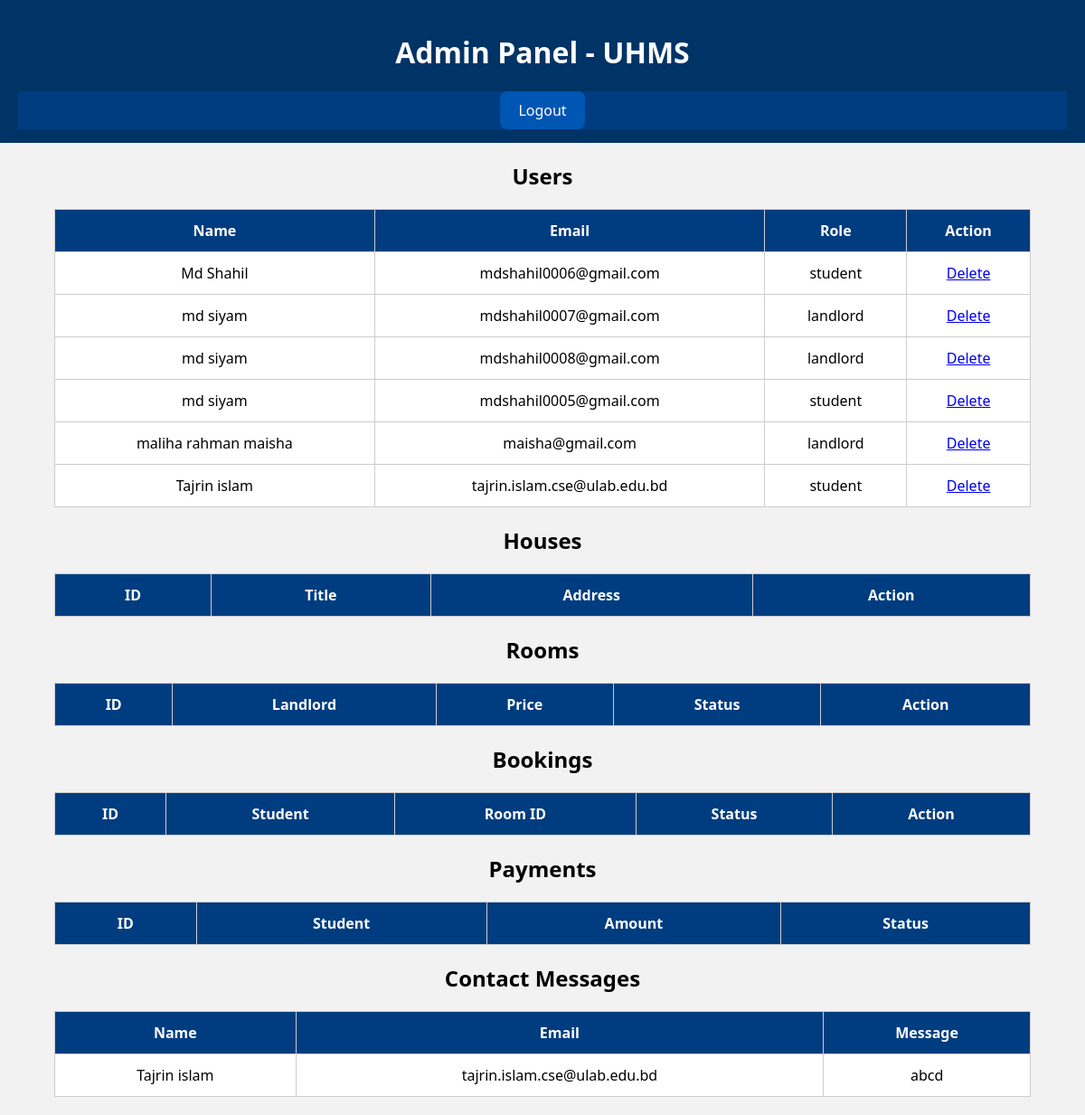
The app's page /admin_panel.php (signed in) with its own data.
### tables this page shows
CREATE TABLE `users` (
  `id` int(11) NOT NULL,
  `name` varchar(100) NOT NULL,
  `email` varchar(100) NOT NULL,
  `password` varchar(255) NOT NULL,
  `role` enum('admin','landlord','student') NOT NULL,
  `created_at` timestamp NOT NULL DEFAULT current_timestamp()
);

CREATE TABLE `contact_messages` (
  `id` int(11) NOT NULL,
  `name` varchar(255) NOT NULL,
  `email` varchar(255) NOT NULL,
  `message` text NOT NULL,
  `created_at` timestamp NOT NULL DEFAULT current_timestamp()
);

### admin_panel.php (the view, shortened to what this page needs)
<?php
require_once 'db.php';
$users = $conn->query("SELECT * FROM users WHERE role != 'admin'");
$contacts = $conn->query("SELECT * FROM contact_messages");
?>
<!DOCTYPE html>
<html lang="en">
<head>
    <link rel="stylesheet" href="common.css">
    <link rel="stylesheet" href="admin.css">
</head>
<body>
<header>
    <h1>Admin Panel - UHMS</h1>
    <nav>
        <ul><li><a href="logout.php" class="btn">Logout</a></li></ul>
    </nav>
</header>
<section>
    <h2>Users</h2>
    <table>
        <tr><th>Name</th><th>Email</th><th>Role</th><th>Action</th></tr>
        <?php while ($row = $users->fetch_assoc()): ?>
            <tr>
                <td><?= htmlspecialchars($row['name']) ?></td>
                <td><?= htmlspecialchars($row['email']) ?></td>
                <td><?= htmlspecialchars($row['role']) ?></td>
                <td>
                    <a href="delete_user.php?id=<?= $row['id'] ?>" class="delete-btn" data-type="user">Delete</a>
                </td>
            </tr>
        <?php endwhile; ?>
    </table>
    <h2>Houses</h2>
    <table>
        <tr><th>ID</th><th>Title</th><th>Address</th><th>Action</th></tr>
    </table>
    <h2>Rooms</h2>
    <table>
        <tr><th>ID</th><th>Landlord</th><th>Price</th><th>Status</th><th>Action</th></tr>
    </table>
    <h2>Bookings</h2>
    <table>
        <tr><th>ID</th><th>Student</th><th>Room ID</th><th>Status</th><th>Action</th></tr>
    </table>
    <h2>Payments</h2>
    <table>
        <tr><th>ID</th><th>Student</th><th>Amount</th><th>Status</th></tr>
    </table>
    <h2>Contact Messages</h2>
    <table>
        <tr><th>Name</th><th>Email</th><th>Message</th></tr>
        <?php while ($row = $contacts->fetch_assoc()): ?>
            <tr>
                <td><?= htmlspecialchars($row['name']) ?></td>
                <td><?= htmlspecialchars($row['email']) ?></td>
                <td><?= htmlspecialchars($row['message']) ?></td>
            </tr>
        <?php endwhile; ?>
    </table>
</section>
</body>
</html>

### common.css (style rules this page uses)
body { font-family: 'Segoe UI', Tahoma, Geneva, Verdana, sans-serif; margin: 0; padding: 0; background-color: #f2f2f2; text-align: center; }
header { background-color: #003366; color: white; padding: 15px 20px; text-align: center; }
nav ul { list-style: none; margin: 0; padding: 0; background-color: #003d80; display: flex; justify-content: center; }
nav ul li { margin: 0 15px; }
nav ul li a { color: white; text-decoration: none; padding: 10px 15px; display: inline-block; }
.btn { background-color: #0056b3; color: white; padding: 10px 20px; border: none; border-radius: 8px; text-decoration: none; cursor: pointer; display: inline-block; }
table { width: 90%; margin: 20px auto; border-collapse: collapse; background: white; }
th, td { padding: 12px; border: 1px solid #ccc; text-align: center; }
th { background-color: #003d80; color: white; }

### records on screen
users: name "Md Shahil", email "mdshahil0006@gmail.com", role "student"
users: name "md siyam", email "mdshahil0007@gmail.com", role "landlord"
users: name "md siyam", email "mdshahil0008@gmail.com", role "landlord"
users: name "md siyam", email "mdshahil0005@gmail.com", role "student"
users: name "maliha rahman maisha", email "maisha@gmail.com", role "landlord"
users: name "Tajrin islam", email "tajrin.islam.cse@ulab.edu.bd", role "student"
contact_messages: name "Tajrin islam", email "tajrin.islam.cse@ulab.edu.bd", message "abcd"
